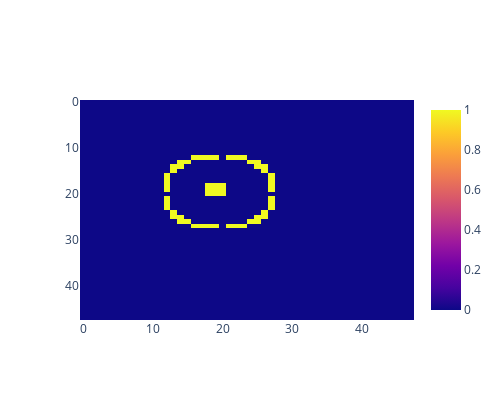

Notebook code for this chart:
### Code cell
def generate_circle_coordinates_array(center: Tuple[int, int], N: int, radius: float, max_coord: int, gap_cells: int = 0) -> np.ndarray:
    x, y = center
    angles = np.linspace(0, 2 * np.pi, N + 1)[:-1]  # Exclude the last angle (2 * pi) to avoid overlap

    # Initialize an empty numpy array
    coord_array = np.zeros((max_coord, max_coord))

    for angle in angles:
        new_x = int(x + radius * np.cos(angle))
        new_y = int(y + radius * np.sin(angle))

        # Check if the coordinates are within the specified range
        if 0 < new_x < max_coord and 0 < new_y < max_coord:
            # Check if the coordinates are in one of the cardinal direction gaps
            if gap_cells > 0:
                x_diff = abs(new_x - x)
                y_diff = abs(new_y - y)

                x_gap = x_diff <= gap_cells and y_diff <= 0
                y_gap = y_diff <= gap_cells and x_diff <= 0

                if x_gap or y_gap:
                    continue

            coord_array[new_y, new_x] = 1  # Set the value at the coordinate to 1

    return coord_array


center = (20, 20)
N = 100
radius = 3
max_coord = 48
gap_cells = 40

array = np.zeros((max_coord, max_coord))
for r in [8]:
    coord_array = generate_circle_coordinates_array(center, N, r, max_coord, gap_cells)
    array = np.logical_or(coord_array, array).astype(int)

array = np.logical_or(array, util.pad_and_crop(np.ones((3,3)), array, center[0]-1, center[1]-1)).astype(int)
# print(coord_array)

fig = util.show_map_array(array)
fig.show()

### Figure 1 — Plotly figure (JSON) as saved in the notebook; plotly's stock layout.template omitted (floating-point values rounded to 4 significant figures; data arrays with more than 128 entries replaced by an {"elided": "..."} marker saying what was removed)
{"data": [{"type": "heatmap", "z": {"elided": "48x48 int values"}}], "layout": {"height": 400, "width": 500, "xaxis": {"autorange": true, "range": [-0.5, 47.5]}, "yaxis": {"autorange": true, "range": [47.5, -0.5]}}}
